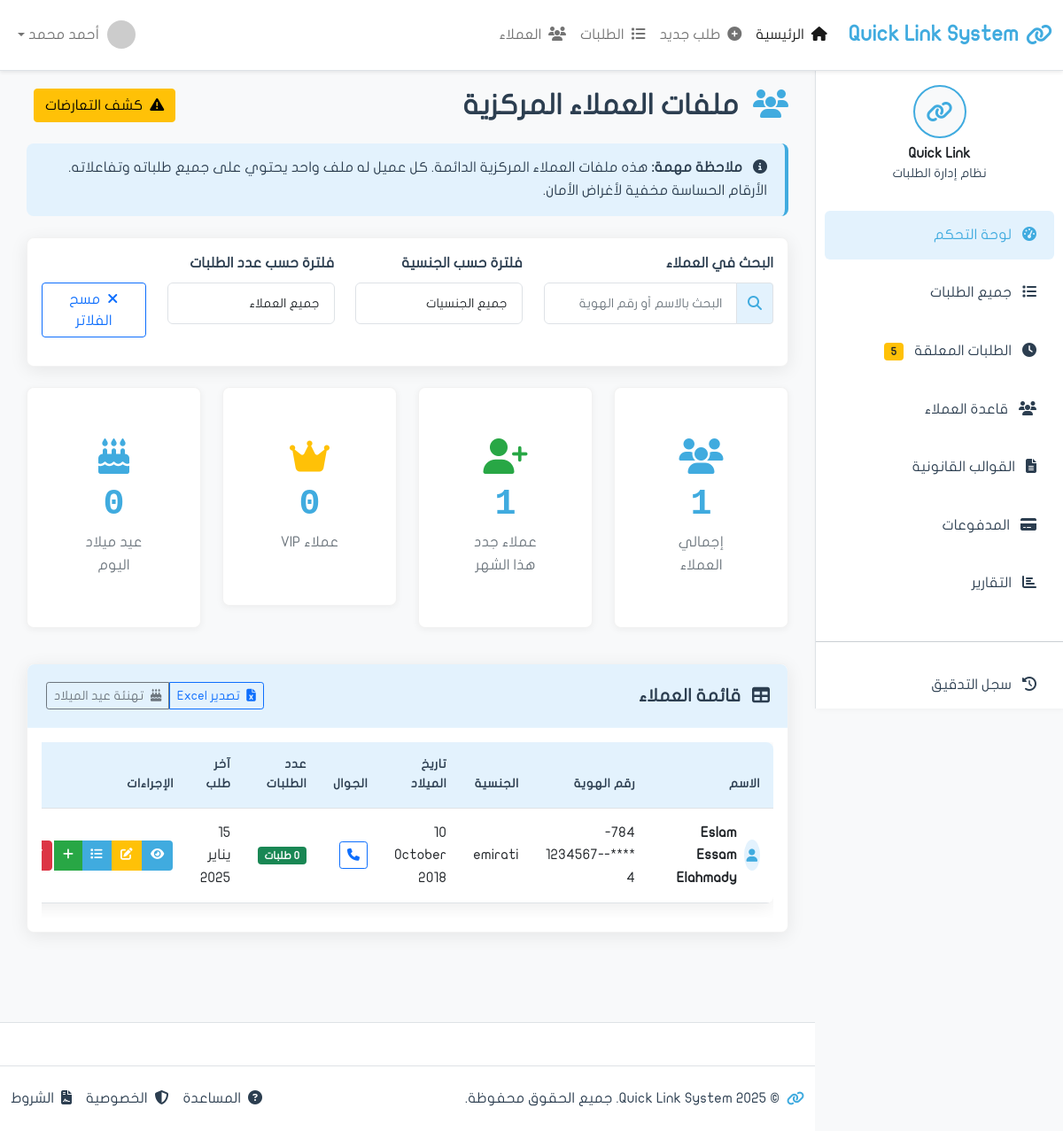
Before: /clients/ with the older database file.
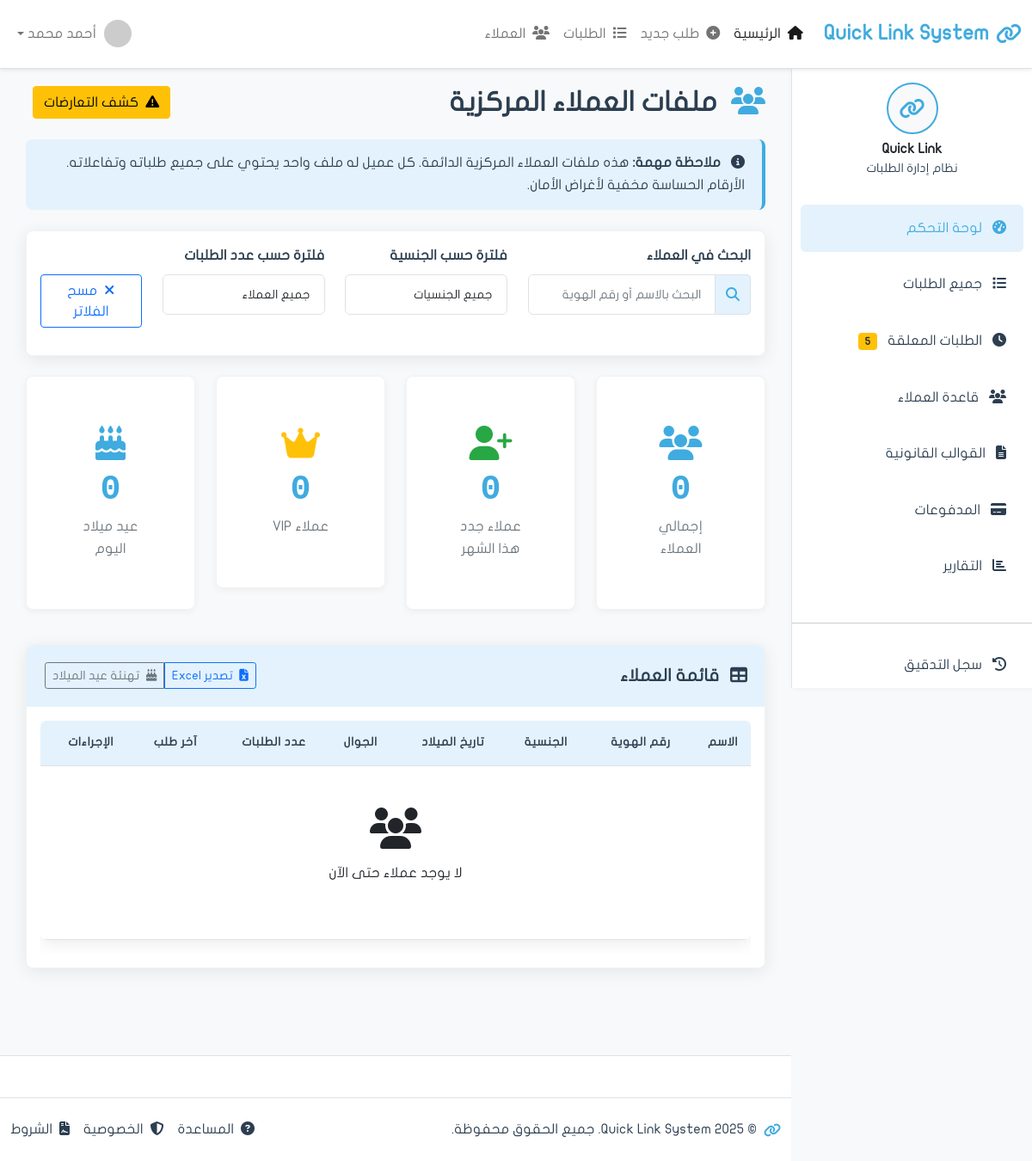
After: the same page with the newer database file.
### apps/clients/models.py (models this page shows, shortened)
class Customer(models.Model):
    full_name = models.CharField('الاسم الرباعي', max_length=200)
    full_name_english = models.CharField('الاسم بالإنجليزية', max_length=200, blank=True)
    emirates_id = models.CharField(
        'رقم الهوية',
        max_length=18,
        unique=True,
        validators=[
            RegexValidator(
                regex=r'^784-\d{4}-\d{7}-\d{1}$',
                message='رقم الهوية يجب أن يكون بصيغة: 784-XXXX-XXXXXXX-X'
            )
        ]
    )
    date_of_birth = models.DateField('تاريخ الميلاد')
    nationality = models.CharField('الجنسية', max_length=100, default='الإمارات')
    gender = models.CharField('الجنس', max_length=10, choices=[
        ('male', 'ذكر'),
        ('female', 'أنثى'),
    ])
    phone = models.CharField('رقم الجوال', max_length=20)
    email = models.EmailField('البريد الإلكتروني', blank=True)
    address = models.TextField('العنوان', blank=True)
    occupation = models.CharField('المهنة', max_length=100, blank=True)
    company_name = models.CharField('اسم الشركة', max_length=200, blank=True)
    created_at = models.DateTimeField('تاريخ الإنشاء', auto_now_add=True)
    updated_at = models.DateTimeField('آخر تحديث', auto_now=True)
    created_by = models.ForeignKey(
        'auth.User',
        on_delete=models.SET_NULL,
        null=True,
        related_name='customers_created',
        verbose_name='تم الإنشاء بواسطة'
    )
    is_active = models.BooleanField('نشط', default=True)
    is_verified = models.BooleanField('موثق', default=False)
    notes = models.TextField('ملاحظات', blank=True)
    class Meta:
        verbose_name = 'عميل'
        verbose_name_plural = 'العملاء'
        ordering = ['-created_at']
        indexes = [
            models.Index(fields=['emirates_id']),
            models.Index(fields=['full_name']),
            models.Index(fields=['phone']),
        ]
    @property
    def masked_emirates_id(self):
        return f"{self.emirates_id[:3]}-****-{self.emirates_id[-9:-2]}-{self.emirates_id[-1]}"
    @property
    def is_birthday_today(self):
        today = date.today()
        return (today.month, today.day) == (self.date_of_birth.month, self.date_of_birth.day)

### apps/clients/views.py (the view, shortened to what this page needs)
# urls.py: path('', views.list, name='list'),
def list(request):
    search_query = request.GET.get('q')
    nationality_filter = request.GET.get('nationality')
    requests_filter = request.GET.get('requests')
    customers = Customer.objects.filter(is_active=True).annotate(
        requests_count=Count('requests')
    )
    if search_query:
        customers = customers.filter(
            Q(full_name__icontains=search_query) |
            Q(emirates_id__icontains=search_query) |
            Q(phone__icontains=search_query)
        )
    if nationality_filter and nationality_filter != 'all':
        customers = customers.filter(nationality__icontains=nationality_filter)
    customers = customers.order_by('-created_at')
    total_customers = Customer.objects.filter(is_active=True).count()
    first_day_of_month = date.today().replace(day=1)
    new_customers_count = Customer.objects.filter(
        is_active=True,
        created_at__gte=first_day_of_month
    ).count()
    vip_customers_count = Customer.objects.filter(is_active=True).annotate(
        requests_count=Count('requests')
    ).filter(requests_count__gt=5).count()
    today = date.today()
    birthday_customers_count = Customer.objects.filter(
        is_active=True,
        date_of_birth__month=today.month,
        date_of_birth__day=today.day
    ).count()
    context = {
        'page_title': 'قاعدة العملاء',
        'customers': customers,
        'total_customers': total_customers,
        'new_customers_count': new_customers_count,
        'vip_customers_count': vip_customers_count,
        'birthday_customers_count': birthday_customers_count,
    }
    return render(request, 'clients/list.html', context)

### apps/clients/templates/clients/list.html (shortened to what the changed rows need)
{% extends 'base.html' %}
{% load static %}
{% block content %}
            <div class="d-flex justify-content-between align-items-center mb-4">
                <h2 class="mb-0">
                    <i class="fas fa-users me-2 text-primary"></i>
                    ملفات العملاء المركزية
                </h2>
            </div>
            <div class="row mb-4">
                <div class="col-xl-3 col-md-6 mb-3">
                    <div class="card stats-card">
                        <div class="card-body text-center">
                            <i class="fas fa-users icon-large text-primary"></i>
                            <div class="stats-number">{{ total_customers|default:0 }}</div>
                            <div class="stats-label">إجمالي العملاء</div>
                        </div>
                    </div>
                </div>
                <div class="col-xl-3 col-md-6 mb-3">
                    <div class="card stats-card">
                        <div class="card-body text-center">
                            <i class="fas fa-user-plus icon-large text-success"></i>
                            <div class="stats-number">{{ new_customers_count|default:0 }}</div>
                            <div class="stats-label">عملاء جدد هذا الشهر</div>
                        </div>
                    </div>
                </div>
            </div>
            <div class="card shadow-custom">
                <div class="card-body">
                    <div class="table-responsive">
                        <table class="table table-hover" id="customersTable">
                            <thead>
                                <tr>
                                    <th>الاسم</th>
                                    <th>رقم الهوية</th>
                                    <th>الجنسية</th>
                                    <th>تاريخ الميلاد</th>
                                    <th>الجوال</th>
                                    <th>عدد الطلبات</th>
                                    <th>آخر طلب</th>
                                    <th>الإجراءات</th>
                                </tr>
                            </thead>
                            <tbody>
                                {% if customers %}
                                    {% for customer in customers %}
                                    <tr>
                                        <td>
                                            <div class="d-flex align-items-center">
                                                <div class="avatar-circle me-2 {% if customer.is_birthday_today %}bg-warning{% elif customer.requests_count > 5 %}bg-danger{% endif %}">
                                                    {% if customer.is_birthday_today %}
                                                        <i class="fas fa-birthday-cake"></i>
                                                    {% elif customer.requests_count > 5 %}
                                                        <i class="fas fa-crown"></i>
                                                    {% else %}
                                                        <i class="fas fa-user"></i>
                                                    {% endif %}
                                                </div>
                                                <strong>{{ customer.full_name }}</strong>
                                            </div>
                                        </td>
                                        <td>{{ customer.masked_emirates_id }}</td>
                                        <td>{{ customer.nationality }}</td>
                                        <td>{{ customer.date_of_birth|date:"d F Y" }}</td>
                                        <td>
                                            <a href="{% url 'chat:room' %}?customer_id={{ customer.id }}" class="btn btn-sm btn-outline-primary" title="اتصال عبر WhatsApp Business">
                                                <i class="fas fa-phone"></i>
                                            </a>
                                        </td>
                                        <td>
                                            <span class="badge {% if customer.requests_count > 5 %}bg-danger{% elif customer.requests_count > 2 %}bg-warning{% else %}bg-success{% endif %}">
                                                {{ customer.requests_count }} {% if customer.requests_count == 1 %}طلب{% else %}طلبات{% endif %}
                                            </span>
                                        </td>
                                        <td>{{ customer.updated_at|date:"d يناير Y" }}</td>
                                        <td>
                                            <div class="btn-group" role="group">
                                                <a href="{% url 'clients:detail' customer.id %}" class="btn btn-action btn-view" title="عرض الملف">
                                                    <i class="fas fa-eye"></i>
                                                </a>
                                                <a href="{% url 'clients:edit' customer.id %}" class="btn btn-action btn-edit" title="تعديل">
                                                    <i class="fas fa-edit"></i>
                                                </a>
                                                <a href="{% url 'clients:detail' customer.id %}#requests" class="btn btn-action btn-info" title="طلبات العميل">
                                                    <i class="fas fa-list"></i>
                                                </a>
                                                <a href="{% url 'requests:create' %}?customer_id={{ customer.id }}" class="btn btn-action btn-success" title="طلب جديد">
                                                    <i class="fas fa-plus"></i>
                                                </a>
                                                <form method="post" action="{% url 'clients:delete' customer.id %}" style="display: inline;" onsubmit="return confirm('⚠️ تحذير!\n\nهل أنت متأكد من حذف العميل: {{ customer.full_name }}?\n\nسيتم:\n- حذف ملف العميل\n- حذف جميع طلباته ({{ customer.requests_count }} طلب)\n- لا يمكن التراجع عن هذا الإجراء!\n\nهل تريد المتابعة؟');">
                                                    <button type="submit" class="btn btn-action btn-danger" title="حذف العميل">
                                                    </button>
                                                </form>
                                            </div>
                                        </td>
                                    </tr>
                                    {% endfor %}
                                {% else %}
                                    <tr>
                                        <td colspan="8" class="text-center text-muted py-5">
                                            <i class="fas fa-users fa-3x mb-3 d-block"></i>
                                            <p>لا يوجد عملاء حتى الآن</p>
                                        </td>
                                    </tr>
                                {% endif %}
                            </tbody>
                        </table>
                    </div>
                </div>
            </div>
{% endblock content %}

Changed rows visible on the page:
removed Customer: full_name "Eslam Essam Elahmady", masked_emirates_id "784-****-1234567-4", nationality "emirati", date_of_birth "10 October 2018", requests_count "0", shows "طلبات", updated_at "15 يناير 2025"
Other visible differences:
{{ total_customers|default:0 }}: "1" → "0"
{{ new_customers_count|default:0 }}: "1" → "0"
text now shown: "لا يوجد عملاء حتى الآن"
